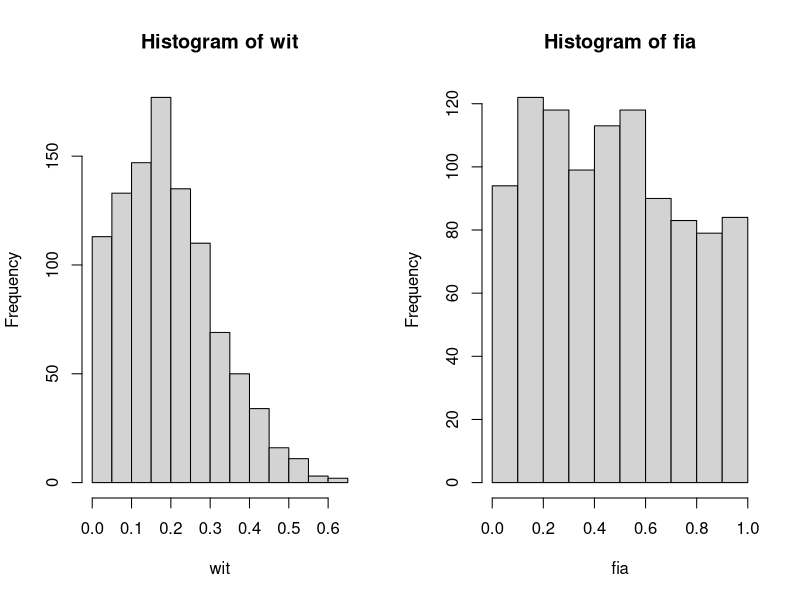
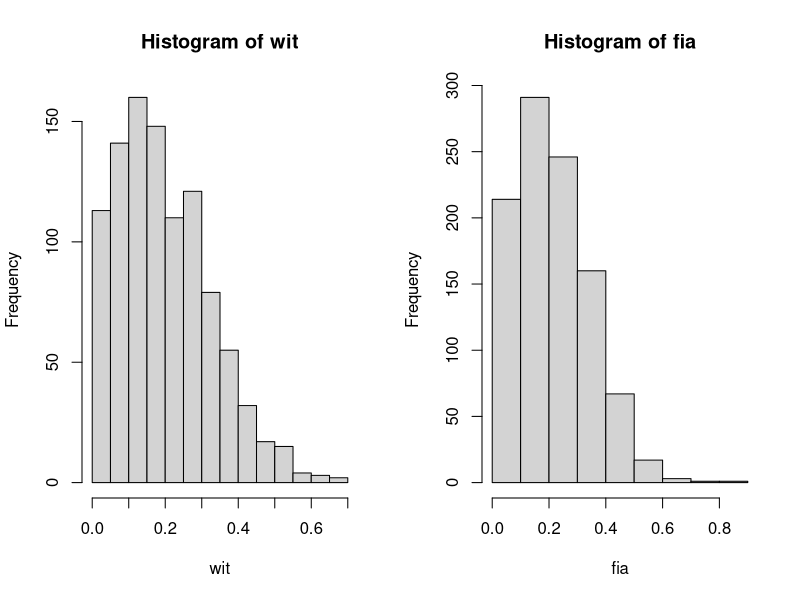

These figures' R source, in order:
## ---- chunk 1
knitr::opts_chunk$set(echo = TRUE)
## ---- chunk 2
sim_wit <- function(size=1000) {
  wit <- rnorm(n=2000, mean=0.136, sd=0.163)
  wit <- wit[wit >= 0]
  wit <- wit[1:size]
  return(wit)
}
## ---- chunk 3
sim_fia <- function(size=1000) {
  fia <- rnorm(n=3000, mean=0.175, sd=0.919)
  fia <- fia[fia >= 0]
  fia <- fia[fia <= 1]
  fia <- fia[1:size]
  return(fia)
}
## ---- chunk 4
plot_sim <- function() {
par(mfrow=c(1,2))
p1 <- hist(wit)
p2 <- hist(fia)
}
## ---- chunk 5
p_t_test <- function() {
  test <- t.test(wit, fia, paired = TRUE, alternative = "two.sided")
    return(test$p.value)
}
## ---- chunk 6
size <- 1000
## ---- chunk 7
wit <- sim_wit()
fia <- sim_fia()
plot <- plot_sim()
p_val <- p_t_test()
## ---- chunk 8
print(head(wit))
print(head(fia))
print(p_val)
## ---- chunk 9
sim_wit <- function(size=1000) {
  wit <- rnorm(n=2000, mean=0.136, sd=0.163)
  wit <- wit[wit >= 0]
  wit <- wit[1:size]
  return(wit)
}
## ---- chunk 10
sim_fia <- function(size=1000) {
  fia <- rnorm(n=3000, mean=0.175, sd=0.163)
  fia <- fia[fia >= 0]
  fia <- fia[fia <= 1]
  fia <- fia[1:size]
  return(fia)
}
## ---- chunk 11
plot_sim <- function() {
par(mfrow=c(1,2))
p1 <- hist(wit)
p2 <- hist(fia)
}
## ---- chunk 12
p_t_test <- function() {
  test <- t.test(wit, fia, paired = TRUE, alternative = "two.sided")
    return(test$p.value)
}
## ---- chunk 13
new_df <- function() {
  wit_fia <- merge(wit,fia)
    return(wit_fia)
}
## ---- chunk 14
size <- 1000
## ---- chunk 15
wit <- sim_wit()
fia <- sim_fia()
plot <- plot_sim()
p_val <- p_t_test()
wit_fia <- new_df()
## ---- chunk 16
print(head(wit))
print(head(fia))
print(head(wit_fia))
print(p_val)
